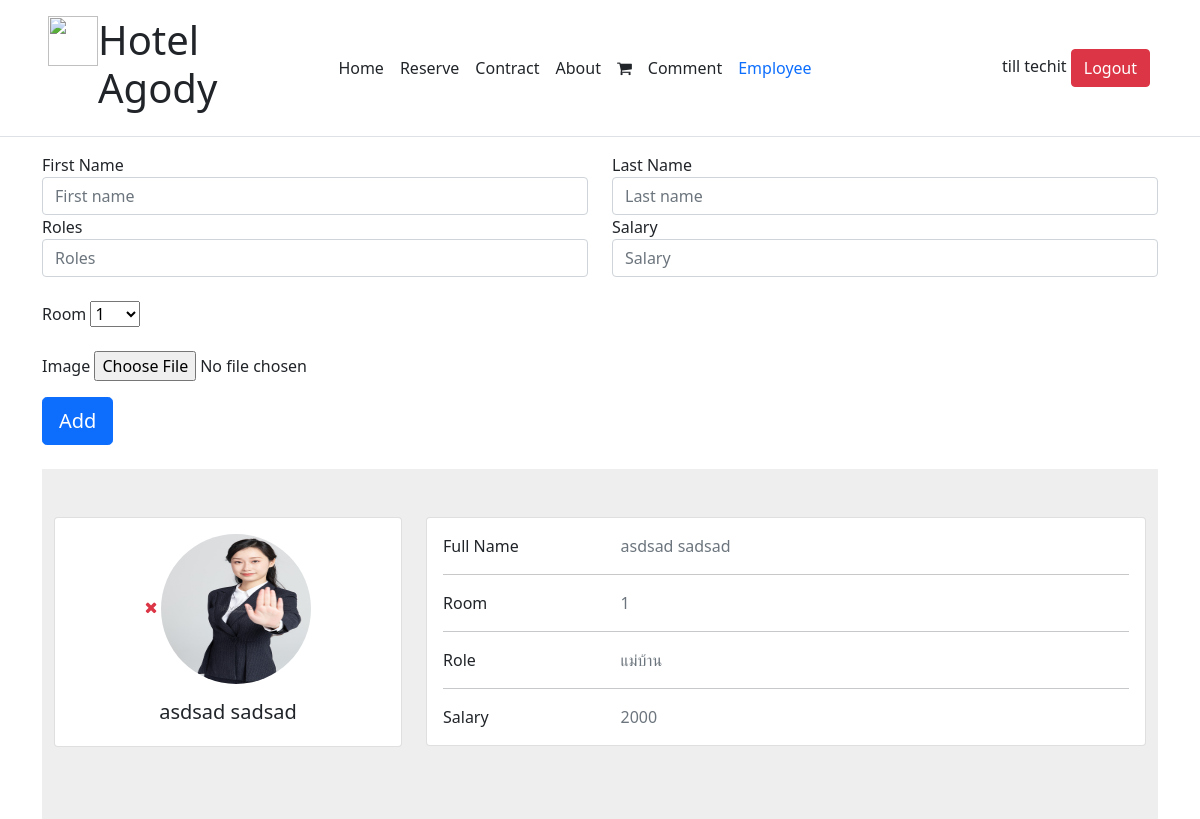
The page /employees.php (signed in) on the database its author committed.
### tables this page shows
CREATE TABLE `account` (
  `account_id` int(10) NOT NULL,
  `firstname` varchar(50) NOT NULL,
  `lastname` varchar(50) NOT NULL,
  `username` varchar(255) NOT NULL,
  `password` varchar(255) NOT NULL,
  `email` varchar(255) NOT NULL,
  `tel` varchar(10) NOT NULL,
  `account_role` varchar(25) NOT NULL,
  `create_at` timestamp NOT NULL DEFAULT current_timestamp()
);

CREATE TABLE `employees` (
  `employee_id` int(10) NOT NULL,
  `roomid` int(3) NOT NULL,
  `firstname` varchar(50) NOT NULL,
  `lastname` varchar(50) NOT NULL,
  `roles` varchar(100) NOT NULL,
  `image` text NOT NULL,
  `salary` double(7,2) NOT NULL
);

### web/employees.php (the view, shortened to what this page needs)
<?php
require_once "dbconnect.php";
if (isset($_SESSION['admin_login'])) {
    $account_id = $_SESSION['admin_login'];
} else if (isset($_SESSION['user_login'])) {
    $account_id = $_SESSION['user_login'];
} else {
    echo "<script>alert('กรุณาล็อคอิน');</script>";
    echo "<script>window.location.href = 'sign-in.php';</script>";
}
$account = $conn->prepare("SELECT * FROM account WHERE account_id = :account_id");
$account->bindParam(":account_id", $account_id);
$account->execute();
$row_account = $account->fetch(PDO::FETCH_ASSOC);
?>
<!DOCTYPE html>
<html lang="en">
<head>
    <link rel="stylesheet" href="https://stackpath.bootstrapcdn.com/bootstrap/5.0.0-alpha1/css/bootstrap.min.css">
    <link rel="stylesheet" href="css/bootstrap.min.css">
    <link rel="stylesheet" href="https://maxcdn.bootstrapcdn.com/font-awesome/4.7.0/css/font-awesome.min.css">
</head>
<body>
    <header class="d-flex flex-wrap align-items-center justify-content-center justify-content-md-between py-3 mb-3 border-bottom">
        <a href="index.php" class="d-flex align-items-center col-md-3 mb-2 mb-md-0 text-dark text-decoration-none">
            <div class="d-flex mx-5">
                <img src="https://t4.ftcdn.net/jpg/02/95/84/31/360_F_295843167_LMfF7K73B3qNrLjgbVyXXKsqxwfn7jPI.jpg" alt="" width="50" height="50">
                <h1>Hotel Agody</h1>
            </div>
        </a>
        <ul class="nav col-12 col-md-auto mb-2 justify-content-center mb-md-0">
            <li><a href="index.php" class="nav-link px-2 link-dark">Home</a></li>
            <li><a href="product.php" class="nav-link px-2 link-dark">Reserve</a></li>
            <li><a href="Contract.php" class="nav-link px-2 link-dark">Contract</a></li>
            <li><a href="about.php" class="nav-link px-2 link-dark">About</a></li>
            <li><a href="reservesuccess.php" class="nav-link px-2 link-dark"><i class="fa fa-shopping-cart" aria-hidden="true"></i></a></li>
            <li><a href="comment.php" class="nav-link px-2 link-dark">Comment</a></li>
            <li><a href="employees.php" class="nav-link px-2 link-primary">Employee</a></li>
        </ul>
        <div class="col-md-3 text-end" style="margin-right: 50px;">
            <?php
            if (isset($_SESSION['admin_login']) || isset($_SESSION['user_login'])) {
            ?>
                <?php echo $row_account['firstname'] . " " . $row_account['lastname'] ?>
                <a href="logout.php"><button type="button" class="btn btn-danger">Logout</button></a>
            <?php
            } else {
            ?>
                <a href="sign-in.php"><button type="button" class="btn btn-outline-primary me-2">Login</button></a>
                <a href="reg.php"><button type="button" class="btn btn-primary">Register</button></a>
            <?php
            }
            ?>
        </div>
    </header>
    <div class="container">
        <form action="employees-db.php" method="post" enctype="multipart/form-data">
            <div class="row">
                <div class="col">
                    <label for="firstname">First Name</label>
                    <input type="text" class="form-control" placeholder="First name" name="firstname">
                </div>
                <div class="col">
                    <label for="lastname">Last Name</label>
                    <input type="text" class="form-control" placeholder="Last name" name="lastname">
                </div>
            </div>
            <div class="row">
                <div class="col">
                    <label for="roles">Roles</label>
                    <input type="text" class="form-control" placeholder="Roles" name="roles">
                </div>
                <div class="col">
                    <label for="salary">Salary</label>
                    <input type="number" class="form-control" placeholder="Salary" name="salary">
                </div>
            </div>
            <div class="row mt-4">
                <div class="col-6">
                    <label for="roles">Room</label>
                    <select name="rooms">
                        <?php
                            $searchroom = $conn->prepare("SELECT * FROM room");
                            $searchroom->execute();
                            $row = $searchroom->fetchAll(PDO::FETCH_ASSOC);
                            foreach($row as $room){
                        ?>
                            <option value=<?php echo $room['roomid']; ?>><?php echo $room['roomid']; ?></option>
                        <?php
                            }
                        ?>
                    </select>
                </div>
            </div>
            <div class="row">
                <div class="form-group mt-4">
                    <label for="exampleFormControlFile1">Image</label>
                    <input type="file" class="form-control-file" id="exampleFormControlFile1" name="file">
                </div>
            </div>
            <button type="submit" class="btn btn-primary btn-block btn-lg mt-3" name="submit">Add</button>
        </form>
    </div>
    <div class="container mt-4">
        <section style="background-color: #eee;">
            <div class="container py-5">
            <?php
                $employees = $conn->prepare("SELECT * FROM employees");
                $employees->execute();
                $rowem = $employees->fetchAll(PDO::FETCH_ASSOC);
                foreach($rowem as $em){
            ?>
                <div class="row">
                    <div class="col-lg-4">
                        <div class="card mb-4" style="height: 14.4rem;">
                            <div class="card-body text-center">
                            <a href="deleteemployee.php?emid=<?php echo $em['employee_id'] ?>" class="text-danger"><i class="fa fa-times" aria-hidden="true"></i></a>
                                <img src=<?php echo $em['image']; ?> alt="avatar" class="rounded-circle img-fluid" style="width: 150px; height: 150px;">
                                <h5 class="my-3"><?php echo $em['firstname'] . " " . $em['lastname']; ?></h5>
                            </div>
                        </div>
                    </div>
                    <div class="col-lg-8">
                        <div class="card mb-4">
                            <div class="card-body">
                                <div class="row">
                                    <div class="col-sm-3">
                                        <p class="mb-0">Full Name</p>
                                    </div>
                                    <div class="col-sm-9">
                                        <p class="text-muted mb-0"><?php echo $em['firstname'] . " " . $em['lastname']; ?></p>
                                    </div>
                                </div>
                                <hr>
                                <div class="row">
                                    <div class="col-sm-3">
                                        <p class="mb-0">Room</p>
                                    </div>
                                    <div class="col-sm-9">
                                        <p class="text-muted mb-0"><?php echo $em['roomid']; ?></p>
                                    </div>
                                </div>
                                <hr>
                                <div class="row">
                                    <div class="col-sm-3">
                                        <p class="mb-0">Role</p>
                                    </div>
                                    <div class="col-sm-9">
                                        <p class="text-muted mb-0"><?php echo $em['roles']; ?></p>
                                    </div>
                                </div>
                                <hr>
                                <div class="row">
                                    <div class="col-sm-3">
                                        <p class="mb-0">Salary</p>
                                    </div>
                                    <div class="col-sm-9">
                                        <p class="text-muted mb-0"><?php echo $em['salary']; ?></p>
                                    </div>
                                </div>
                            </div>
                        </div>
                    </div>
                </div>
            <?php
                }
            ?>
            </div>
        </section>
    </div>
</body>
</html>

### rows shown on the page
account: firstname "till", lastname "techit"
employees: image (picture), firstname "asdsad", lastname "sadsad", roomid "1", roles "แม่บ้าน", salary "2000"

### other values the page prints
form field rooms "1"
